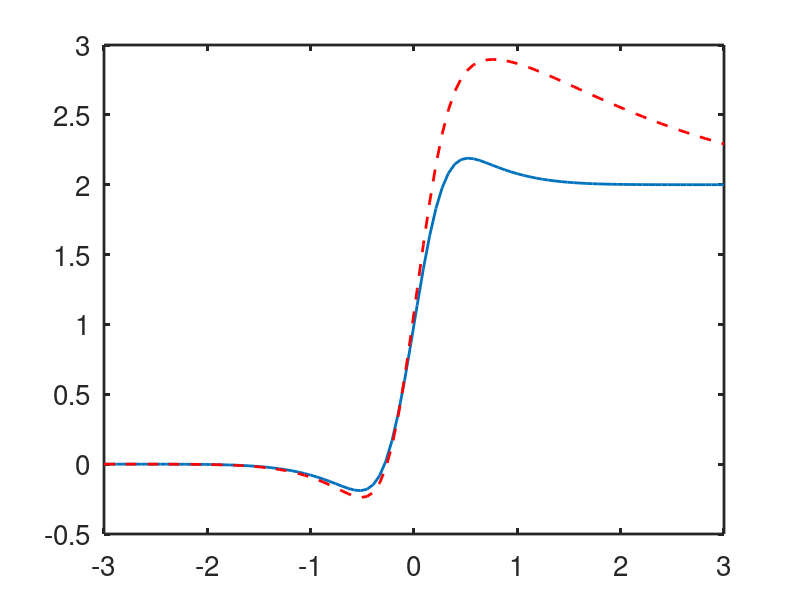
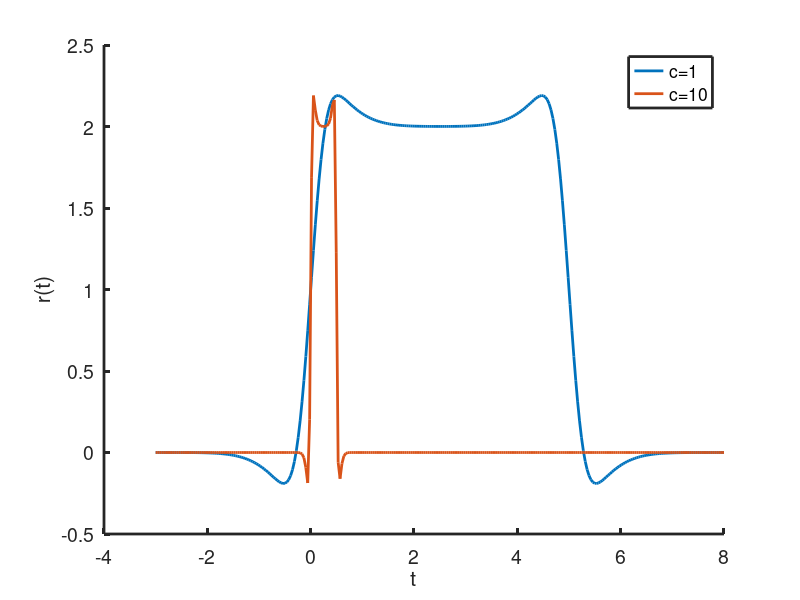

Write the MATLAB code that produced these figures, in order. (Note: this script raises an error after producing the figures.)
% Code for receptive fields (and exercises) in Chapter 19
 % The Matlab/Octave file used to generate the image in Fig. 24 of Chapter
% 19 
% Keener and Sneyd, Mathematical Physiology, 3rd Edition, Springer.

% Written by James Keener and James Sneyd

%%%%%%%%%%%%%%%%%%%%%%%%%%%%%%%%%%%%%%%%%%%%%%%%%%%%%%%%%%%%%%%

clear all
close all
clc
set(0,                           ...
   'defaultaxesfontsize', 20,   ...
   'defaultaxeslinewidth', 2.0, ...
   'defaultlinelinewidth', 2.0, ...
   'defaultpatchlinewidth', 0.7);

s1 = 3;
s2 = 1;
g1 = 3;
g2 = 1;
c = 1;

t = linspace(-3,3,100);
f = @(x) g1*s1*exp(-s1*s1.*x.*x)/pi^0.5 - g2*s2*exp(-s2*s2.*x.*x)/pi^0.5;   % The receptive field as a sum of Gaussians
transient = @(x,t) f(x).*(t-x/c).*exp(x/c-t);                               % transient response assuming a non-instantaneous response
R = (g1/2)*(1 + erf(s1*c*t)) - (g2/2)*(1 + erf(s2*c*t));                    % response to a semi-infinite bar moving at speed c

% Calculate moving bar response numerically. You can probably do this more
% efficiently. Oh dear.
for i=1:100
steady_f(i) = integral(f,-Inf,c*t(i));
transient_f(i) = integral(@(x)transient(x,t(i)),-Inf,c*t(i));
end

figure(1)
plot(t,R,'LineWidth',2)
hold on
%plot(t,steady_f,'r--','LineWidth',2)
plot(t,steady_f + transient_f,'r--','LineWidth',2)


%% Now calculate the response to a moving bar, width w

t = linspace(-3,8,300);
w = 5;
c=1;
R1 = (g1/2)*erf(s1*c*t) - (g2/2)*erf(s2*c*t) - (g1/2)*erf(s1*(c*t-w)) + (g2/2)*erf(s2*(c*t-w));     
c=10;
R2 = (g1/2)*erf(s1*c*t) - (g2/2)*erf(s2*c*t) - (g1/2)*erf(s1*(c*t-w)) + (g2/2)*erf(s2*(c*t-w));                   

figure(2)
plot(t,R1,t,R2,'LineWidth',2)
set(gca,'Fontsize',14)
xlabel('t')
ylabel('r(t)')
box off
legend('c=1','c=10')
%saveas(2,'../../Math-Physiol-3rd-Edition/figures/chap_19_retina/exercises/receptive_field.png')

%% Now calculate the response to a step and a bar, when the response is not instantaneous

c = 1;
w = 8;
n = 200;
t = linspace(-2,20,n);
imp = @(t)(1.2*t.*exp(-t) - 0.45*t.^2.*exp(-t)).*heaviside(t);

for i = 1:n
step_response(i) = integral(@(s)imp(t(i)-s),0,t(i));
end

figure(3)
plot(t,imp(t),t,step_response,'LineWidth',2)
set(gca,'Fontsize',14)
xlabel('t')
ylabel('r(t)')
box off
legend('impulse response','step response')
%saveas(3,'../../Math-Physiol-3rd-Edition/figures/chap_19_retina/exercises/receptive_field_2.png')


%% Finally, calculate the response to a moving step, when the response is not instantaneous

% You have to be careful with the resolution (the parameter n) here. It's a tradeoff between speed and accuracy. 
% Octave does the integral a lot slower than Matlab does, and struggles with n=200, which looks a lot better than n=50.

w = 8;
n = 50;    
t = linspace(-2,20,n);
c=1;
stim1 = @(x,t)heaviside(t-x/c) - heaviside(t-x/c-w/c);
c=0.5;
stim2 = @(x,t)heaviside(t-x/c) - heaviside(t-x/c-w/c);
c=3;
stim3 = @(x,t)heaviside(t-x/c) - heaviside(t-x/c-w/c);
for i = 1:n
bar_response1(i) = integral2(@(s,x)stim1(x,t(i)).*imp(t(i)-s).*f(x),-Inf,t(i),-Inf,Inf);
%bar_response2(i) = integral2(@(s,x)stim2(x,t(i)).*imp(t(i)-s).*f(x),-Inf,t(i),-Inf,Inf);
%bar_response3(i) = integral2(@(s,x)stim3(x,t(i)).*imp(t(i)-s).*f(x),-Inf,t(i),-Inf,Inf);
end

figure(4)
plot(t,bar_response1,'LineWidth',2)
set(gca,'Fontsize',14)
xlabel('t')
ylabel('r(t)')
box off
legend('c=1','c=0.5','c=3')
%saveas(4,'../../Math-Physiol-3rd-Edition/figures/chap_19_retina/exercises/receptive_field_3.png')
